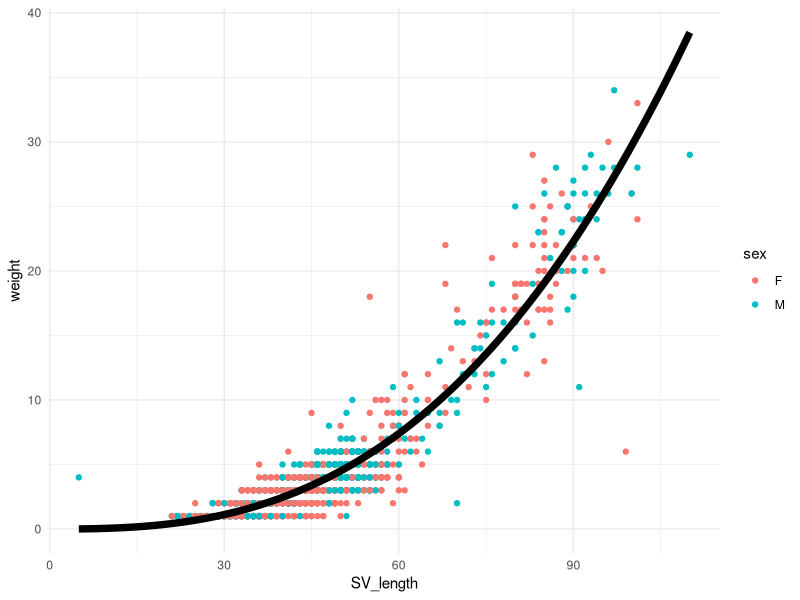
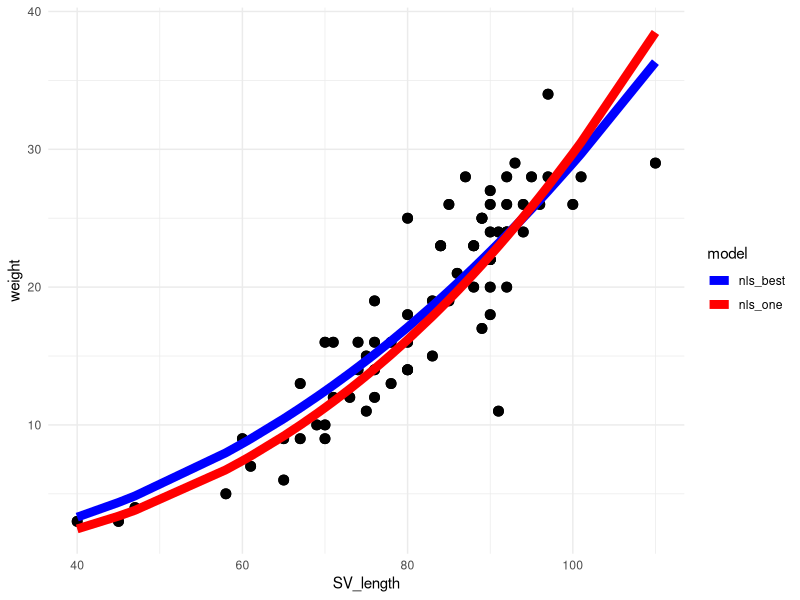
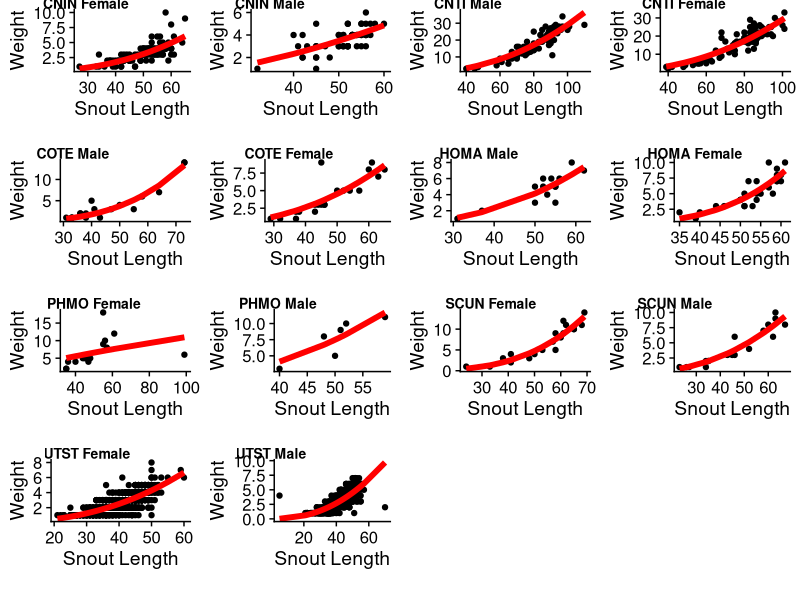
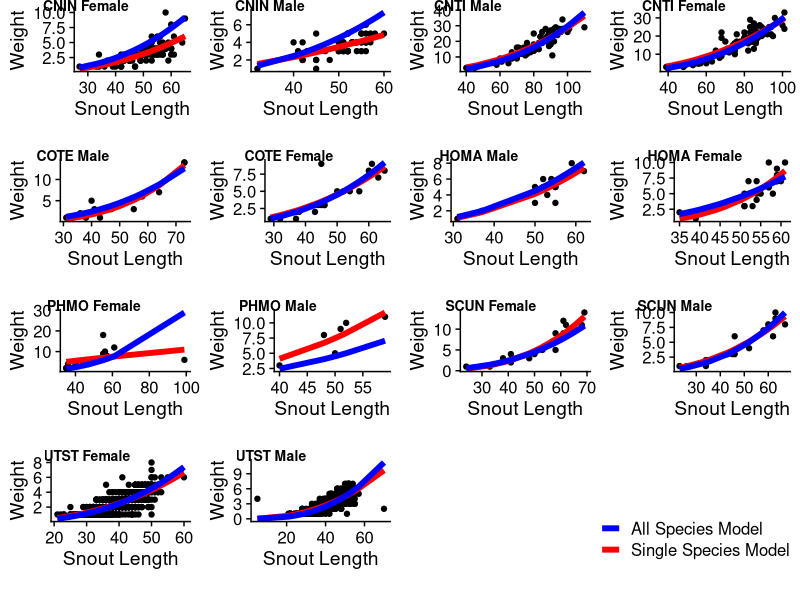
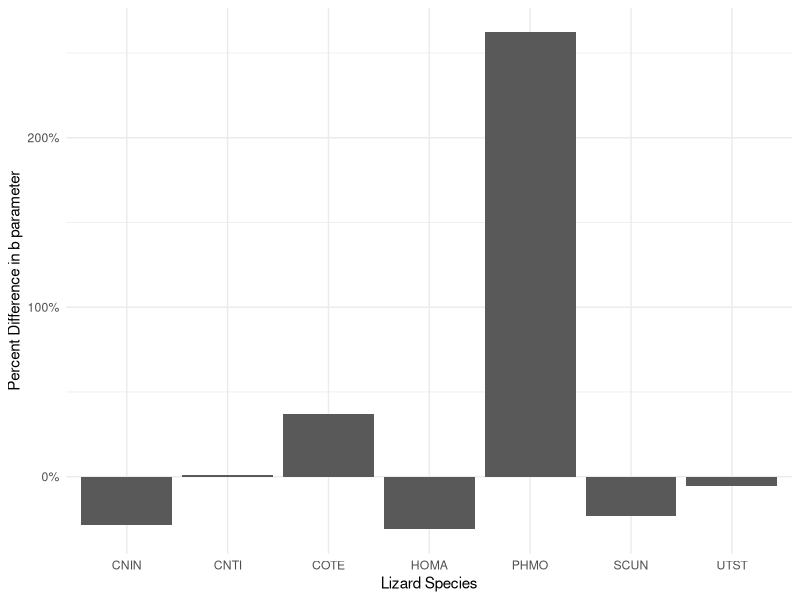

Reproduce these figures in R, in order.
## ---- chunk 1
knitr::opts_chunk$set(echo = FALSE,warning=FALSE,message=FALSE,eval=TRUE)

library(tidyverse)
library(cowplot)
library(Metrics)
library(cowplot)
library(modelr)
## ---- chunk 2
library(tidyverse)

# Here is the wrangling I did to get the data in a usable form

lizard <- read_csv(here::here("assignments","assignment-2","lizard.csv")) #Note this data comes directly from LTER

#Remove juveniles, na, and observations less than 6
lizard_clean<-lizard %>% 
  select(spp,sex,SV_length,weight) %>% 
  filter(sex!="J") %>% 
  drop_na() %>% 
  group_by(spp,sex) %>% 
  filter(n()>=6)

#get names of species that have both male and female for balanced analsyis

lizard_m<-lizard_clean %>% 
  filter(sex=="M")

lizard_f<-lizard_clean %>% 
  filter(sex=="F")

spp_select<-intersect(unique(lizard_m$spp),unique((lizard_f$spp)))
print(spp_select)


# create final combined df for model use in purrr and nls
lizard_comb<-lizard_clean %>%   #Lizard comb is what the students recieved
  filter(spp %in% spp_select)
## ---- chunk 3
#Create length function model
length_to_weight<-function(a,b,length){
  out=a*length^b
  
  return(out)
}
# Add controls
controls=nls.control(maxiter=100)

guess_model=lm(log(weight)~log(SV_length),data=lizard_comb)

#Run nls
nls_one<-nls(weight~length_to_weight(a,b,SV_length),
             data=lizard_comb,
             start=list(a=exp(coefficients(guess_model))[1],b=coefficients(guess_model)[2]),
             control=controls)

#Set up the predictions for graphing
length_step<- seq(from=min(lizard_comb$SV_length),to=max(lizard_comb$SV_length),length.out=100)

predictions<-length_to_weight(a=coefficients(nls_one)[1],b=coefficients(nls_one)[2],length_step)

#collect the predictions into one df
dfplot=data.frame(predict=predictions,length=length_step)
  
#Make the graph, but make it look pretty than this
ggplot(data=lizard_comb)+
  geom_point(aes(x=SV_length,y=weight,color=sex))+
  geom_line(data=dfplot,aes(x=length,y=predict),size=2.5)+
  theme_minimal()


## ---- chunk 4

best<-lizard_comb %>% 
  filter(spp=="CNTI"&sex=="M")

guess_model=lm(log(weight)~log(SV_length),data=best)

#Run nls
nls_best<-nls(weight~length_to_weight(a,b,SV_length),
             data=best,
             start=list(a=exp(coefficients(guess_model))[1],b=coefficients(guess_model)[2]),
             control=controls)

length_step<- seq(from=min(best$SV_length),to=max(best$SV_length),length.out=100)

predictions_comb<-length_to_weight(a=coefficients(nls_one)[1],b=coefficients(nls_one)[2],length_step)

predictions_best<-length_to_weight(a=coefficients(nls_best)[1],b=coefficients(nls_best)[2],length_step)

#collect the predictions into one df
dfplot=data.frame(predict=predictions_comb,length=length_step,best=predictions_best)


## Try with modelr

pred<-best %>% gather_predictions(nls_best,nls_one) 

ggplot(data=pred)+
  geom_point(aes(x=SV_length,y=weight),color="black",size=3)+
  geom_line(aes(x=SV_length,y=pred,color=model),size=3)+
  scale_color_manual(values=c("blue","red"))+
  theme_minimal()



### find RMSE between the two models

predict_best<-predict(nls_best,newdata = best$SV_length)
predict_comb<-predict(nls_one,newdata=best$SV_length)

rmse_best<-signif(Metrics::rmse(best$weight,predict_best))
rmse_comb<-signif(Metrics::rmse(best$weight,predict_comb))

rmse_mod<-signif(rmse(nls_best,best))
rmse_mod2<-signif(rmse(nls_one,best))  ## From modelr

## ---- chunk 5
#make nls function for purrr

nls_fcn<-function(lizard_df){
  
  guess_model=lm(log(weight)~log(SV_length),data=lizard_df)
  
  nls_one<-nls(weight~length_to_weight(a,b,SV_length),
               data=lizard_df,
               start=list(a=exp(coefficients(guess_model)[1]),b=coefficients(guess_model)[2]),control = controls)
  
  return(nls_one)
}

nls_lizards_purr<-lizard_comb %>% 
  group_by(spp,sex) %>% 
  nest() %>% 
  arrange(spp) %>% 
  mutate(nls_model=map(data,~nls_fcn(.x))) %>% 
  mutate(predictions=map2(nls_model,data,~predict(.x,newdata=.y))) %>%  #Part 4 here
  mutate(RMSE=map2_dbl(predictions,data,~Metrics::rmse(.x,.y$weight))) %>% 
  mutate(coeff=map(nls_model,~coefficients(.x)))   #helps with part 6
## ---- chunk 6
nls_lizards_purr<-lizard_comb %>% 
  group_by(spp,sex) %>% 
  nest() %>% 
  arrange(spp) %>% 
  mutate(nls_model=map(data,~nls_fcn(.x))) %>% 
  mutate(predictions=map2(nls_model,data,~predict(.x,newdata=.y))) %>%  #Part 4 here
  mutate(RMSE=map2_dbl(nls_model,data,~rmse(.x,.y))) %>% 
  mutate(mape=map2_dbl(nls_model,data,~mape(.x,.y))) %>% 
  mutate(coeff=map(nls_model,~coefficients(.x))) %>% 
  mutate(one_rmse=map_dbl(data,~rmse(nls_one,.x))) %>% 
  mutate(one_mape=map_dbl(data,~mape(nls_one,.x))) %>% 
  mutate(one_rsq=map_dbl(data,~rsquare(nls_one,.x))) %>% 
  mutate(rsq=map2_dbl(nls_model,data,~rsquare(.x,.y))) %>% 
  mutate(pred_one=map(data,~predict(nls_one,newdata=.x)))
## ---- chunk 7
  plts<-nls_lizards_purr %>%
  mutate(graph=map2(data,predictions,~ggplot()+
                geom_point(data = .x,aes(x=SV_length,y=weight))+
                geom_line(aes(x=.x$SV_length,y=.y),color="red",size=2)+
                  labs(y="Weight",x="Snout Length\n")+
                  theme_half_open()))



labels=nls_lizards_purr %>% 
  mutate(long_label=case_when(sex=="F"~"Female",
                              sex=="M"~"Male")) %>% 
  mutate(labels=paste(spp,long_label,sep = " ")) %>% 
  ungroup() %>% 
  select(labels)
  
  cowplot::plot_grid(plotlist = plts$graph,labels = labels$labels,label_size=10,vjust=0.8)
  
  #patchwork::wrap_plots(plts$graph)
## ---- chunk 8
  plts_2<-nls_lizards_purr %>% 
    select(data,predictions,pred_one) %>% 
    rename(liz=data) %>% 
    unnest_longer(c(liz,predictions,pred_one)) %>% 
    nest() %>% 
  mutate(graph=map(data,~ggplot(data=.x)+
                geom_point(aes(x=liz$SV_length,y=liz$weight))+
                geom_line(aes(x=liz$SV_length,y=predictions,color="Single Species Model"),size=2)+
                geom_line(aes(x=liz$SV_length,y=pred_one,color="All Species Model"),size=2)+
                  scale_color_manual(name="",values=c("blue","red"))+
                  labs(y="Weight",x="Snout Length\n")+
                  theme_half_open()))

legend<-get_legend(plts_2$graph[[1]])

#remove the legend from the plots
# sometimes you don't always need to use purrr, a quick for loop for something easy can also work
for(i in 1:length(plts_2$graph)){
  plts_2$graph[[i]]<-plts_2$graph[[i]]+theme(legend.position = "none")
}

#Make a new list
plot_list_legend=plts_2$graph

#create a new plot in the empty space of cowplot grids and fill it with the legend info we took from the plots.

plot_list_legend[[16]]<-legend

cowplot::plot_grid(plotlist=plot_list_legend,labels = labels$labels,vjust=1,label_size=10)


## ---- chunk 9
coeff<-nls_lizards_purr %>%
  select(spp,sex,coeff) %>% 
  unnest(coeff) %>% 
  group_by(spp,sex) %>% 
  arrange(sex) %>% 
  mutate(female_b=lead(coeff)) %>% 
  drop_na() %>% 
  group_by(spp) %>% 
  mutate(male_a=lead(coeff)) %>% 
  mutate(male_b=lead(female_b)) %>% 
  drop_na() %>% 
  mutate(pctdiff_a=(male_a-coeff)/coeff) %>% 
  mutate(pctdiff_b=(male_b-female_b)/female_b)


ggplot(data=coeff,aes(x=spp,y=pctdiff_b))+
  geom_col()+
  scale_y_continuous(labels=scales::percent)+
  labs(y="Percent Difference in b parameter",x="Lizard Species")+
  theme_minimal()

 

  
